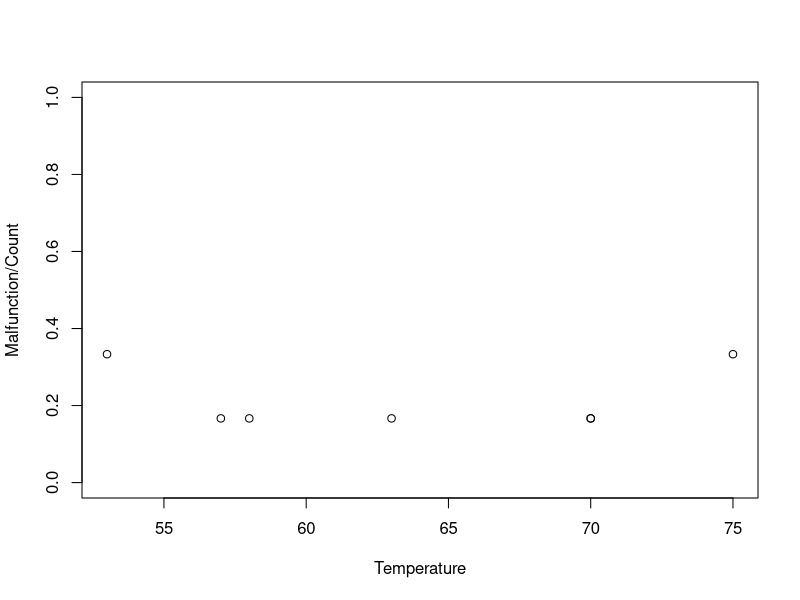
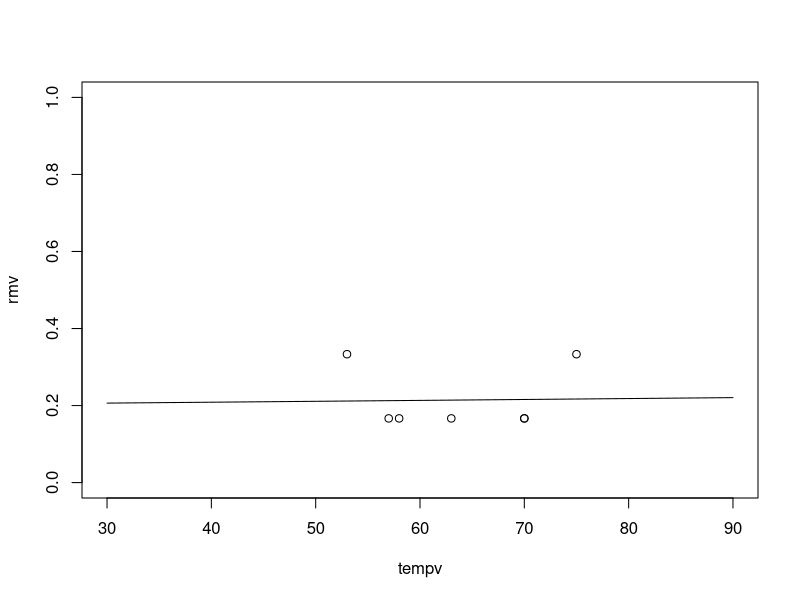
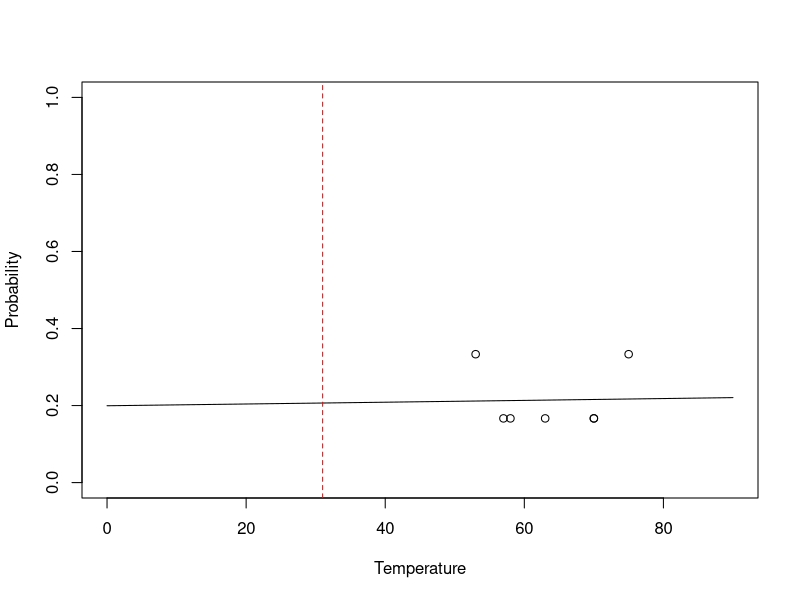

These figures' R source, in order:
## ---- chunk 1
data = read.csv("shuttle.csv",header=T)
data
## ---- chunk 2
data = data[data$Malfunction>0,]
data
## ---- chunk 3
plot(data=data, Malfunction/Count ~ Temperature, ylim=c(0,1))
## ---- chunk 4
logistic_reg = glm(data=data, Malfunction/Count ~ Temperature, weights=Count, 
                   family=binomial(link='logit'))
summary(logistic_reg)
## ---- chunk 5
# shuttle=shuttle[shuttle$r!=0,] 
tempv = seq(from=30, to=90, by = .5)
rmv <- predict(logistic_reg,list(Temperature=tempv),type="response")
plot(tempv,rmv,type="l",ylim=c(0,1))
points(data=data, Malfunction/Count ~ Temperature)
## ---- chunk 6
# shuttle=shuttle[shuttle$r!=0,] 
logistic_reg <- glm(cbind(Malfunction, Count - Malfunction) ~ Temperature, 
                    data = data, 
                    family = binomial)
tempv <- seq(from = 0, to = 90, by = 0.5)
rmv <- predict(logistic_reg, list(Temperature = tempv), type = "response")
plot(tempv, rmv, type = "l", ylim = c(0, 1), xlim = c(0, 90),
     xlab = "Temperature", ylab = "Probability")
points(Malfunction / Count ~ Temperature, data = data)
abline(v = 31, col = "red", lty = 2)
